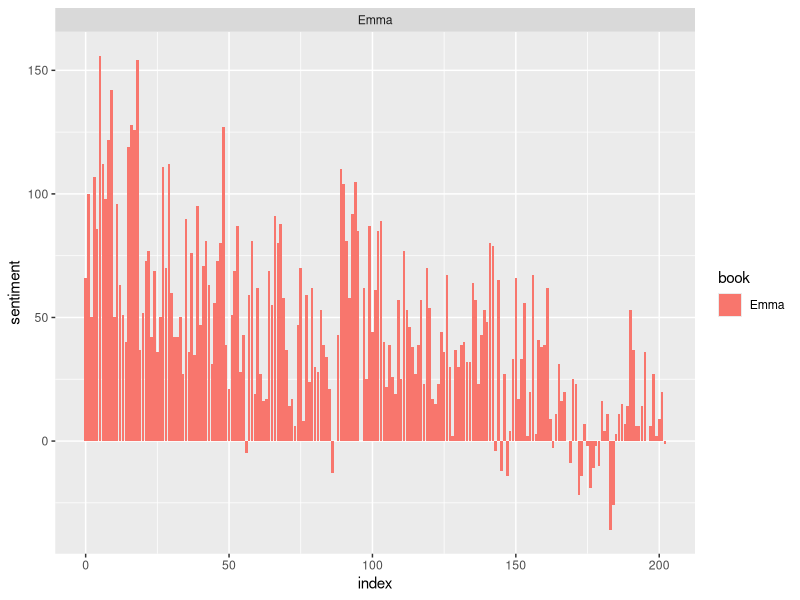
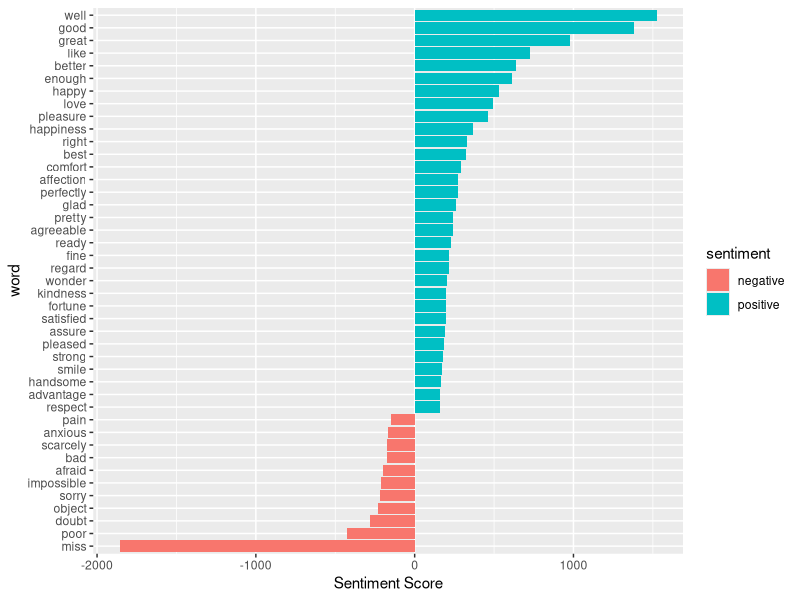
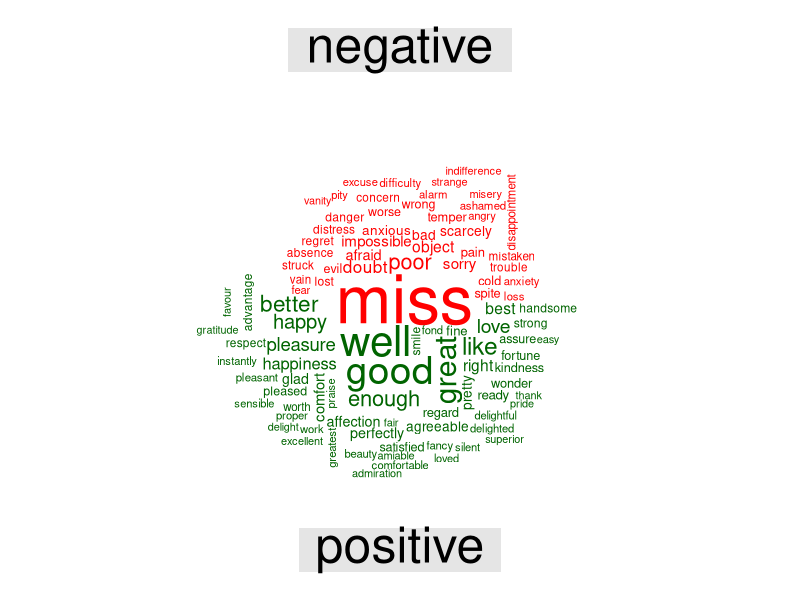

These figures' R source, in order:
# Load necessary libraries for text analysis and visualization
library(janeaustenr)
library(stringr)
library(tidytext)
library(dplyr)

# Preparing the data from Jane Austen's books
tidy_data <- austen_books() %>%
  group_by(book) %>%
  mutate(
    linenumber = row_number(), 
    chapter = cumsum(str_detect(text, regex("\\bchapter\\b", ignore_case = TRUE)))
  ) %>%
  ungroup() %>%
  unnest_tokens(word, text)

# Filtering for positive sentiments from the Bing lexicon
positive_senti <- get_sentiments("bing") %>%
  filter(sentiment == "positive")

# Counting words with positive sentiment in the book "Emma"
tidy_data %>%
  filter(book == "Emma") %>%
  semi_join(positive_senti) %>%
  count(word, sort = TRUE)

# Install and load the tidyr package for data tidying
if (!requireNamespace("tidyr", quietly = TRUE)) {
  install.packages("tidyr")
}
library(tidyr)

# Extracting sentiments using the Bing lexicon
bing <- get_sentiments("bing")

# Analyzing sentiment for "Emma" by sections of 80 lines
Emma_sentiment <- tidy_data %>%
  inner_join(bing) %>%
  count(book = "Emma", index = linenumber %/% 80, sentiment) %>%
  spread(sentiment, n, fill = 0) %>%
  mutate(sentiment = positive - negative)

# Install and load the ggplot2 package for visualization
if (!requireNamespace("ggplot2", quietly = TRUE)) {
  install.packages("ggplot2")
}
library(ggplot2)

# Plotting sentiment across sections of "Emma"
ggplot(Emma_sentiment, aes(index, sentiment, fill = book)) +
  geom_bar(stat = "identity", show.legend = TRUE) +
  facet_wrap(~book, ncol = 2, scales = "free_x")

# Counting words by sentiment
counting_words <- tidy_data %>%
  inner_join(bing) %>%
  count(word, sentiment, sort = TRUE)

# Viewing the first few rows of the counting_words dataframe
head(counting_words)

# Visualizing high-frequency words by sentiment
counting_words %>%
  filter(n > 150) %>%
  mutate(n = ifelse(sentiment == "negative", -n, n)) %>%
  mutate(word = reorder(word, n)) %>%
  ggplot(aes(word, n, fill = sentiment)) +
  geom_col() +
  coord_flip() +
  labs(y = "Sentiment Score")

# Install and load packages for word cloud visualization
if (!requireNamespace("reshape2", quietly = TRUE)) {
  install.packages("reshape2")
}
if (!requireNamespace("wordcloud", quietly = TRUE)) {
  install.packages("wordcloud")
}
library(reshape2)
library(wordcloud)

# Creating a word cloud of sentiment terms
tidy_data %>%
  inner_join(bing) %>%
  count(word, sentiment, sort = TRUE) %>%
  acast(word ~ sentiment, value.var = "n", fill = 0) %>%
  comparison.cloud(colors = c("red", "dark green"), max.words = 100)
